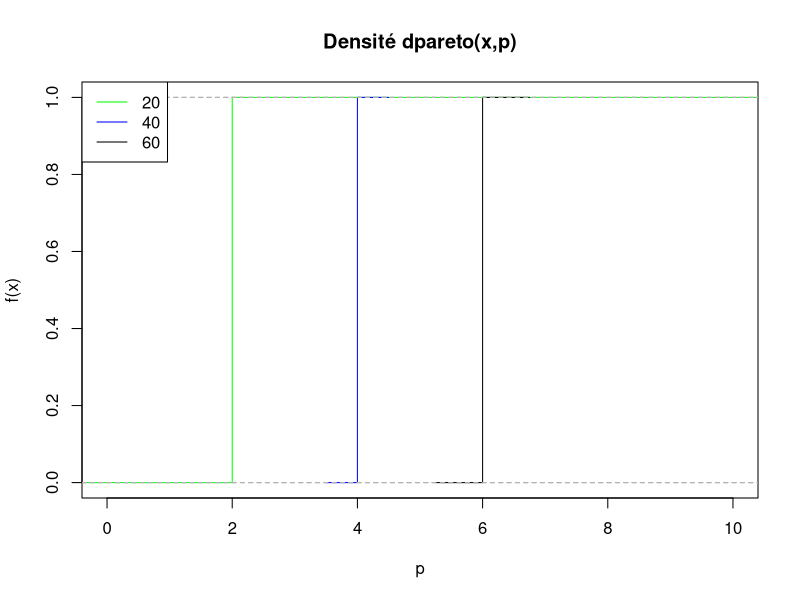
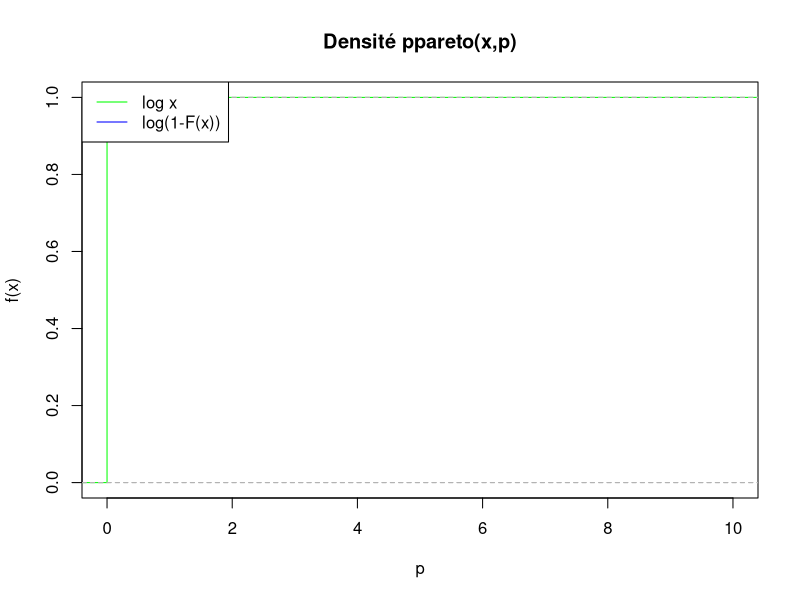

These charts were generated, in order, by the following R code:
# Projet stat
# Timothée BORELLE
# Etienne LOPVET

# Ex 1
x = 1
p = 2

# a)
dpareto <- function(x, p){
  reponse = p/(x^(p+1))
  return(reponse)
}

reponse = dpareto(x,p)

# b)
#dpareto <- function(x, p){
#  reponse = p/(x^(p+1))
#}

y1 = dpareto(1,2)
y2 = dpareto(1,4)
y3 = dpareto(1,6)

Fn1 = ecdf(y1) 
Fn2 = ecdf(y2) 
Fn3 = ecdf(y3) 

plot(Fn1,verticals=T,do.p=F, col="green", xlab = 'p', ylab = 'f(x)', 
     xlim=c(0, 10), ylim=c(0, 1), main ="Densité dpareto(x,p)") 
lines(Fn2,verticals=T,do.p=F, col="blue") 
lines(Fn3,verticals=T,do.p=F, col="black") 

legend("topleft", 
       legend = c("20", "40", "60"),
       col = c("green", "blue", "black"), lty = 1)


#plot(density(dpareto(x,p)), density(dpareto(x,p)), type = 'l', xlab = 'Densité', ylab = 'p', main ="Densité dpareto(x,p)")

# c)
ppareto <- function(x,p){
  if(x<1)
    return(0)
  else
    return(1-(1/(x^p)))
}

z1 = log(x)
z2 = log(ppareto(1,4))

Gn1 = ecdf(z1) 
Gn2 = ecdf(z2) 

plot(Gn1,verticals=T,do.p=F, col="green", xlab = 'p', ylab = 'f(x)', 
     xlim=c(0, 10), ylim=c(0, 1), main ="Densité ppareto(x,p)") 
lines(Gn2,verticals=T,do.p=F, col="blue") 

legend("topleft", 
       legend = c("log x", "log(1-F(x))"),
       col = c("green", "blue"), lty = 1)
